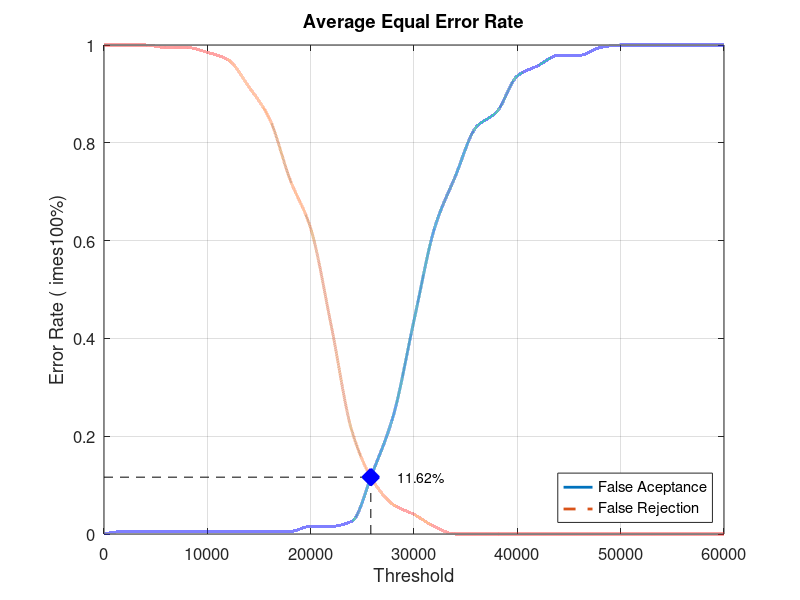
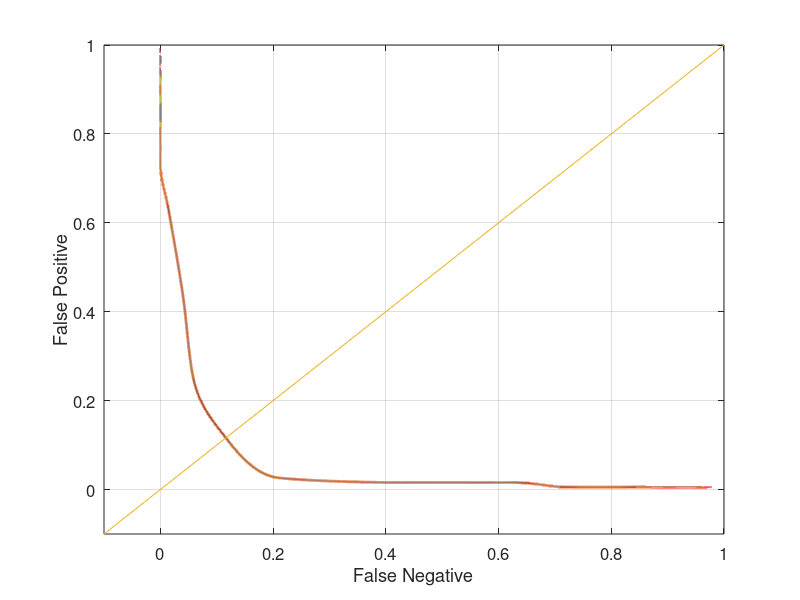

MATLAB code to generate these figures, in order:
close all;
clear;
clc;
x = 0:2000:60000;
xq = 0:0.5:60000;

y0 = [0 0.00526316 0.00526316 0.00526316 0.00526316 0.00526316 0.00526316 0.00526316 0.00526316 0.00526316 0.0157895 0.0157895 0.0263158 0.126316 0.242105 0.436842 0.626316 0.731579 0.831579 0.863158 0.936842 0.957895 0.978947 0.978947 0.994737 1 1 1 1 1 1]
yy0 = interp1(x, y0, xq, 'pchip');
y1 = [1 1 1 0.995 0.995 0.985 0.97 0.915 0.85 0.725 0.625 0.425 0.21 0.11 0.06 0.04 0.015 0 0 0 0 0 0 0 0 0 0 0 0 0 0]
yy1 = interp1(x, y1, xq, 'pchip');

% Calculating EER: 
y2 = abs(y0 - y1);
find(y2 == min(y2))
yy2 = abs(yy0 - yy1);
xEER = find(yy2 == min(yy2));
xEERIndex = xq(xEER) % X-axis EER
yEER = yy0(xEER) % Y-axis EER

main = figure
plot(xq, yy0,'-','LineWidth', 2);	hold on
plot(xq, yy1,'--','LineWidth', 2);	hold on
plot([xEERIndex xEERIndex], [0 yEER], 'k--');	hold on
plot([0 xEERIndex], [yEER yEER], 'k--');	hold on
plot(xEERIndex, yEER, 'bx', 'LineWidth', 10);	hold on
text(xEERIndex + 10 * xEERIndex / 100, yEER, [num2str(round((10000 * yEER)) / 100) '%'])
legend('False Aceptance', 'False Rejection', 'Location', 'SouthEast')
xlabel('Threshold')
ylabel('Error Rate (	imes100%)')
title('Average Equal Error Rate')
set(gca, 'FontSize', 12)
axis([0 60000 0 1])
grid on

print(main, 'Database1_1Main', '-dpng');
FNRxFPR = figure('Color', [1 1 1]);
plot(yy1, yy0, '-', yy1, yy0, 'LineWidth', 2);
hold on
y = -0.1:0.1:1
plot(y, y); 
set(gca, 'FontSize', 12)
xlabel('False Negative')
ylabel('False Positive')
axis([-0.1 1 -0.1 1])
set(gca, 'FontSize', 12)
grid on

print(FNRxFPR, 'Database1_1FNRxFPR','-dpng');
